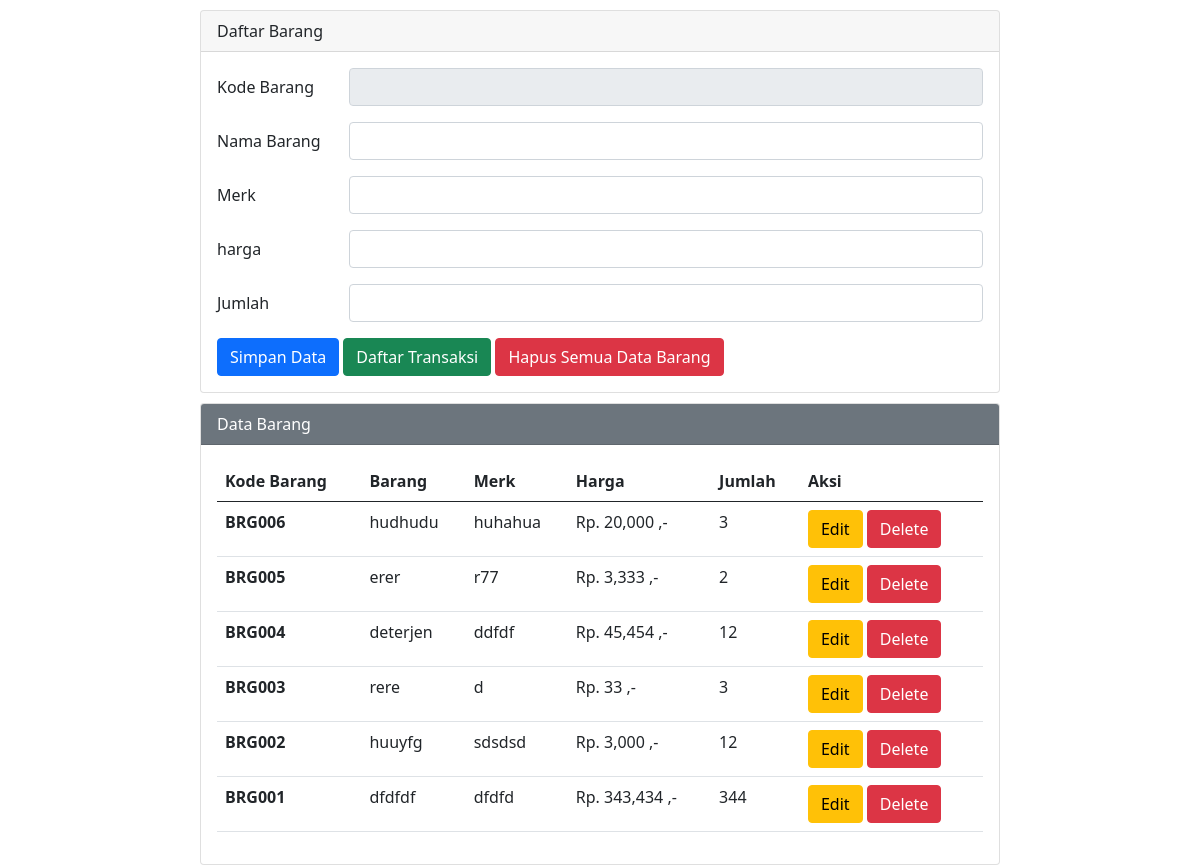
The page / on the database its author committed.
### tables this page shows
CREATE TABLE `barang` (
  `kode_brg` varchar(6) NOT NULL,
  `nama_brg` varchar(100) NOT NULL,
  `merk` varchar(30) NOT NULL,
  `harga` bigint(10) NOT NULL,
  `jumlah` int(4) NOT NULL
);

### index.php (the view, shortened to what this page needs)
<?php
$host       = "localhost";
$user       = "root";
$pass       = "";
$db         = "sipenjualan_danuardi";
$koneksi    = mysqli_connect($host, $user, $pass, $db);
$kode_brg       = "";
$nama_brg       = "";
$merk           = "";
$harga          = "";
$jumlah         = "";
?>
<!DOCTYPE html>
<html lang="en">
<head>
    <link href="https://cdn.jsdelivr.net/npm/bootstrap@5.0.0-beta2/dist/css/bootstrap.min.css" rel="stylesheet">
</head>
<body>
    <div class="mx-auto">
        <div class="card">
            <div class="card-header">
                Daftar Barang
            </div>
            <div class="card-body">
                <form action="" method="POST">
                    <div class="mb-3 row">
                        <label for="kode_brg" class="col-sm-2 col-form-label">Kode Barang</label>
                        <div class="col-sm-10">
                            <input type="text" class="form-control" required="required" id="kode_brg" name="kode_brg" value="<?php echo $kode_brg ?>" readonly>
                        </div>
                    </div>
                    <div class="mb-3 row">
                        <label for="nama_brg" class="col-sm-2 col-form-label">Nama Barang</label>
                        <div class="col-sm-10">
                            <input type="text" class="form-control" id="nama_brg" name="nama_brg" value="<?php echo $nama_brg ?>">
                        </div>
                    </div>
                    <div class="mb-3 row">
                        <label for="merk" class="col-sm-2 col-form-label">Merk</label>
                        <div class="col-sm-10">
                            <input type="text" class="form-control"  id="merk" name="merk" value="<?php echo $merk ?>">
                        </div>
                    </div>
                    <div class="mb-3 row">
                        <label for="harga" class="col-sm-2 col-form-label">harga</label>
                        <div class="col-sm-10">
                            <input type="number" class="form-control" id="harga" name="harga" value="<?php echo $harga ?>">
                        </div>
                    </div>
                    <div class="mb-3 row">
                        <label for="jumlah" class="col-sm-2 col-form-label">Jumlah</label>
                        <div class="col-sm-10">
                            <input type="number" class="form-control" id="jumlah" name="jumlah" value="<?php echo $jumlah ?>">
                        </div>
                    </div>
                    <div class="col-12">
                    <td scope="row">
                        <input type="submit" name="simpan" value="Simpan Data" class="btn btn-primary" />
                        <a href="transaksi.php"><button type="button" class="btn btn-success">Daftar Transaksi</button></a>
                            <a href="index.php?op=hapus_semua" onclick="return confirm('Yakin ingin menghapus semua data barang?')">
                                <button type="button" class="btn btn-danger">Hapus Semua Data Barang</button>
                            </a>
                        </td>
                    </div>
                </form>
            </div>
        </div>
        <div class="card">
            <div class="card-header text-white bg-secondary">
                Data Barang
            </div>
            <div class="card-body">
                <table class="table">
                    <thead>
                        <tr>
                            <th scope="col">Kode Barang</th>
                            <th scope="col">Barang</th>
                            <th scope="col">Merk</th>
                            <th scope="col">Harga</th>
                            <th scope="col">Jumlah</th>
                            <th scope="col">Aksi</th>
                        </tr>
                    </thead>
                    <tbody>
                        <?php
                        $sql2   = "select * from barang order by kode_brg desc";
                        $q2     = mysqli_query($koneksi, $sql2);
                        while ($r2 = mysqli_fetch_array($q2)) {
                            $kode_brg   = $r2['kode_brg'];
                            $nama_brg   = $r2['nama_brg'];
                            $merk       = $r2['merk'];
                            $harga      = $r2['harga'];
                            $jumlah     = $r2['jumlah'];
                        ?>
                            <tr>
                                <th scope="row"><?php echo $kode_brg ?></th>
                                <td scope="row"><?php echo $nama_brg ?></td>
                                <td scope="row"><?php echo $merk ?></td>
                                <td scope="row"><?php echo "Rp. ".number_format($harga)." ,-"; ?></td>
                                <td scope="row"><?php echo $jumlah ?></td>
                                <td scope="row">
                                    <a href="index.php?op=edit&kode_brg=<?php echo $kode_brg ?>"><button type="button" class="btn btn-warning">Edit</button></a>
                                    <a href="index.php?op=delete&kode_brg=<?php echo $kode_brg?>" onclick="return confirm('Yakin mau delete data?')"><button type="button" class="btn btn-danger">Delete</button></a>
                                </td>
                            </tr>
                        <?php
                        }
                        ?>
                    </tbody>
                </table>
            </div>
        </div>
    </div>
</body>
</html>

### index.php (style rules this page uses)
.mx-auto { width: 800px }
.card { margin-top: 10px; }

### rows shown on the page
barang: kode_brg "BRG006", nama_brg "hudhudu", merk "huhahua", harga "20,000", jumlah "3"
barang: kode_brg "BRG005", nama_brg "erer", merk "r77", harga "3,333", jumlah "2"
barang: kode_brg "BRG004", nama_brg "deterjen", merk "ddfdf", harga "45,454", jumlah "12"
barang: kode_brg "BRG003", nama_brg "rere", merk "d", harga "33", jumlah "3"
barang: kode_brg "BRG002", nama_brg "huuyfg", merk "sdsdsd", harga "3,000", jumlah "12"
barang: kode_brg "BRG001", nama_brg "dfdfdf", merk "dfdfd", harga "343,434", jumlah "344"
